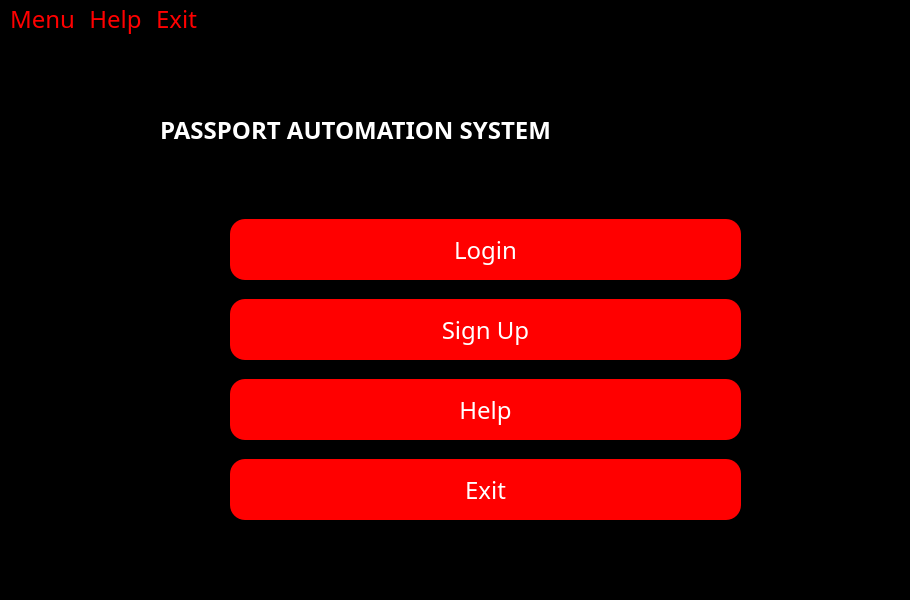
<?xml version="1.0" encoding="UTF-8"?>
<ui version="4.0">
 <class>MainWindow</class>
 <widget class="QMainWindow" name="MainWindow">
  <property name="geometry">
   <rect>
    <x>0</x>
    <y>0</y>
    <width>910</width>
    <height>600</height>
   </rect>
  </property>
  <property name="windowTitle">
   <string>MainWindow</string>
  </property>
  <property name="styleSheet">
   <string notr="true">*{
background:rgba;
font-family:century gothic;
font-size:24px;
}
QMenu
{
color:red;
font-family:century gothic;
}
QMenuBar
{
color:red;
font-family:century gothic;
}

QFrame
{
background:rgba;
border-radius:15px
}
QPushButton
{
background:red;
border-radius:60px;
}
QToolButton
{
background:red;
border-radius:60px;
}
QLabel
{
color:white;
background:transparent;
}
QPushButton
{
color:white;
border-radius:15px;
}
QPushButton:hover
{
color:#333;
border-radius:15px;
background:#49ebff;
}
QLineEdit
{
background:transparent;
border:none;
color:#717072;
border-bottom:1px solid #717072
}
</string>
  </property>
  <widget class="QWidget" name="centralwidget">
   <widget class="QFrame" name="frame">
    <property name="geometry">
     <rect>
      <x>60</x>
      <y>0</y>
      <width>811</width>
      <height>521</height>
     </rect>
    </property>
    <property name="frameShape">
     <enum>QFrame::StyledPanel</enum>
    </property>
    <property name="frameShadow">
     <enum>QFrame::Raised</enum>
    </property>
    <widget class="QPushButton" name="signup">
     <property name="geometry">
      <rect>
       <x>170</x>
       <y>260</y>
       <width>511</width>
       <height>61</height>
      </rect>
     </property>
     <property name="styleSheet">
      <string notr="true">QPushButton{
font-weight: bold;
font-size: 30px;
};</string>
     </property>
     <property name="text">
      <string>Sign Up</string>
     </property>
    </widget>
    <widget class="QPushButton" name="exit">
     <property name="geometry">
      <rect>
       <x>170</x>
       <y>420</y>
       <width>511</width>
       <height>61</height>
      </rect>
     </property>
     <property name="styleSheet">
      <string notr="true">QPushButton{
font-weight: bold;
font-size: 30px;
};</string>
     </property>
     <property name="text">
      <string>Exit</string>
     </property>
    </widget>
    <widget class="QPushButton" name="login">
     <property name="geometry">
      <rect>
       <x>170</x>
       <y>180</y>
       <width>511</width>
       <height>61</height>
      </rect>
     </property>
     <property name="styleSheet">
      <string notr="true">QPushButton{
font-weight: bold;
font-size: 30px;
};</string>
     </property>
     <property name="text">
      <string>Login</string>
     </property>
    </widget>
    <widget class="QLabel" name="label">
     <property name="geometry">
      <rect>
       <x>100</x>
       <y>70</y>
       <width>621</width>
       <height>41</height>
      </rect>
     </property>
     <property name="font">
      <font>
       <family>century gothic</family>
       <pointsize>-1</pointsize>
       <weight>75</weight>
       <bold>true</bold>
      </font>
     </property>
     <property name="styleSheet">
      <string notr="true">QLabel{
color:red;
font-weight: bold;
font-size: 40px;
};</string>
     </property>
     <property name="text">
      <string>PASSPORT AUTOMATION SYSTEM</string>
     </property>
    </widget>
    <widget class="QPushButton" name="help">
     <property name="geometry">
      <rect>
       <x>170</x>
       <y>340</y>
       <width>511</width>
       <height>61</height>
      </rect>
     </property>
     <property name="styleSheet">
      <string notr="true">QPushButton{
font-weight: bold;
font-size: 30px;
};</string>
     </property>
     <property name="text">
      <string>Help</string>
     </property>
    </widget>
    <widget class="QToolButton" name="toolButton">
     <property name="geometry">
      <rect>
       <x>730</x>
       <y>50</y>
       <width>131</width>
       <height>91</height>
      </rect>
     </property>
     <property name="styleSheet">
      <string notr="true">QToolButton
{
background:black;
}</string>
     </property>
     <property name="text">
      <string/>
     </property>
     <property name="icon">
      <iconset>
       <normaloff>pass1.png</normaloff>pass1.png</iconset>
     </property>
     <property name="iconSize">
      <size>
       <width>360</width>
       <height>360</height>
      </size>
     </property>
    </widget>
   </widget>
  </widget>
  <widget class="QMenuBar" name="menubar">
   <property name="geometry">
    <rect>
     <x>0</x>
     <y>0</y>
     <width>910</width>
     <height>36</height>
    </rect>
   </property>
   <widget class="QMenu" name="menuUser">
    <property name="styleSheet">
     <string notr="true">QMenuBar
{
color:black;
}</string>
    </property>
    <property name="title">
     <string>Menu</string>
    </property>
    <addaction name="actionView_Status"/>
    <addaction name="actionSign_Up"/>
   </widget>
   <widget class="QMenu" name="menuhelp">
    <property name="title">
     <string>Help</string>
    </property>
   </widget>
   <widget class="QMenu" name="menuExit">
    <property name="title">
     <string>Exit</string>
    </property>
   </widget>
   <addaction name="menuUser"/>
   <addaction name="menuhelp"/>
   <addaction name="menuExit"/>
  </widget>
  <widget class="QStatusBar" name="statusbar"/>
  <action name="actionRegistration_Form">
   <property name="text">
    <string>Registration Form</string>
   </property>
  </action>
  <action name="actionView_Status">
   <property name="text">
    <string>Login</string>
   </property>
  </action>
  <action name="actionSign_Up">
   <property name="text">
    <string>Sign Up</string>
   </property>
  </action>
 </widget>
 <resources/>
 <connections/>
</ui>
